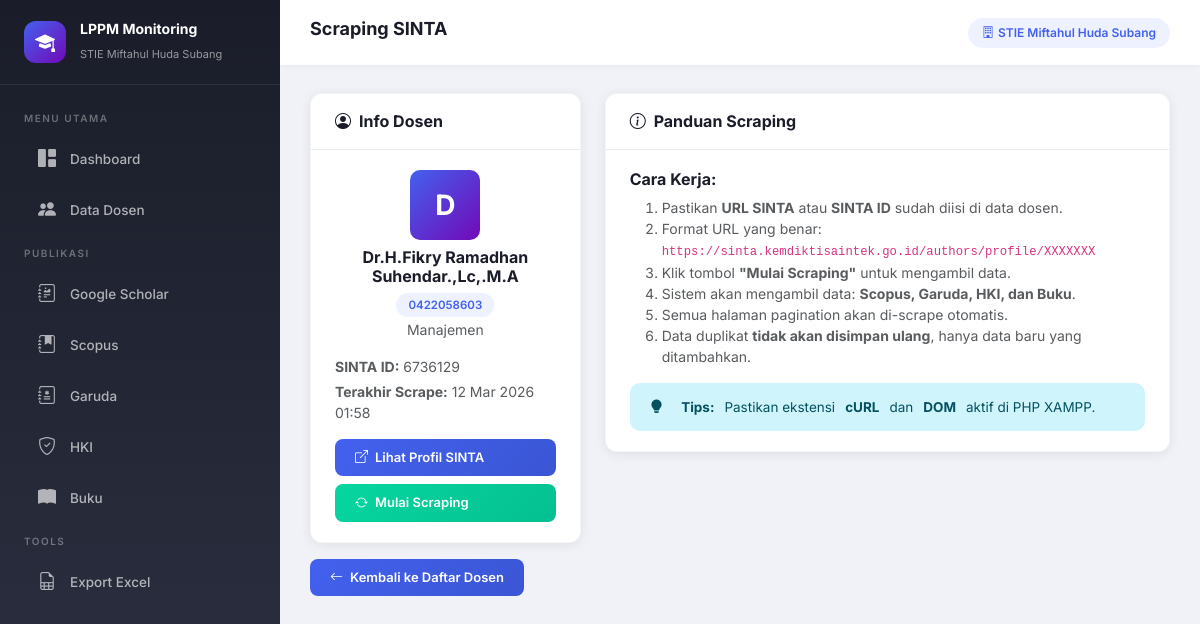
Page /scraping/scrape_sinta.php?id=3 on the committed database.
### tables this page shows
CREATE TABLE `dosen` (
  `id` int(11) NOT NULL,
  `nama` varchar(255) NOT NULL,
  `nidn` varchar(20) NOT NULL,
  `prodi` varchar(100) NOT NULL,
  `sinta_id` varchar(50) DEFAULT NULL,
  `sinta_url` varchar(500) DEFAULT NULL,
  `scholar_url` varchar(500) DEFAULT NULL,
  `sinta_score_overall` decimal(10,2) DEFAULT 0.00,
  `sinta_score_3year` decimal(10,2) DEFAULT 0.00,
  `h_index_scopus` int(11) DEFAULT 0,
  `h_index_gs` int(11) DEFAULT 0,
  `foto` varchar(500) DEFAULT NULL,
  `last_scraped` datetime DEFAULT NULL,
  `created_at` timestamp NOT NULL DEFAULT current_timestamp(),
  `updated_at` timestamp NOT NULL DEFAULT current_timestamp() ON UPDATE current_timestamp()
);

### config/koneksi.php (called while the page is built, shortened)
<?php
$base_url = '/Scraping/sinta-monitoring';

### scraping/scrape_sinta.php (the view, shortened to what this page needs)
<?php
require_once __DIR__ . '/../config/koneksi.php';
$id = isset($_GET['id']) ? (int)$_GET['id'] : 0;
$dosen = $conn->query("SELECT * FROM dosen WHERE id = $id")->fetch_assoc();
require_once __DIR__ . '/../layout/header.php';
?>
<div class="row g-4">
    <div class="col-lg-4">
        <div class="card-custom">
            <div class="card-header-custom">
                <h5><i class="bi bi-person-circle me-2"></i>Info Dosen</h5>
            </div>
            <div class="card-body-custom">
                <div class="text-center mb-3">
                    <div class="dosen-avatar mx-auto mb-2" style="width:70px;height:70px;font-size:28px;">
                        <?= strtoupper(substr($dosen['nama'], 0, 1)) ?>
                    </div>
                    <h6 class="fw-bold mb-1"><?= htmlspecialchars($dosen['nama']) ?></h6>
                    <span class="badge-custom badge-primary"><?= $dosen['nidn'] ?></span>
                    <p class="text-muted small mt-1"><?= htmlspecialchars($dosen['prodi']) ?></p>
                </div>
                <div class="mb-3">
                    <small class="text-muted d-block mb-1"><strong>SINTA ID:</strong> <?= $dosen['sinta_id'] ?: '-' ?></small>
                    <small class="text-muted d-block"><strong>Terakhir Scrape:</strong> <?= $dosen['last_scraped'] ? date('d M Y H:i', strtotime($dosen['last_scraped'])) : 'Belum pernah' ?></small>
                </div>
                <?php if (!empty($dosen['sinta_url'])): ?>
                <a href="<?= htmlspecialchars($dosen['sinta_url']) ?>" target="_blank" class="btn btn-primary-custom w-100 mb-2">
                    <i class="bi bi-box-arrow-up-right"></i> Lihat Profil SINTA
                </a>
                <?php endif; ?>
                <button type="button" id="btnStartScrape" class="btn btn-success-custom w-100"
                    <?= (empty($dosen['sinta_url']) && empty($dosen['sinta_id'])) ? 'disabled' : '' ?>
                    onclick="startScraping(<?= $id ?>)">
                    <i class="bi bi-arrow-repeat"></i> Mulai Scraping
                </button>
            </div>
        </div>
    </div>
    <div class="col-lg-8">
        <div class="card-custom">
            <div class="card-header-custom">
                <h5><i class="bi bi-info-circle me-2"></i>Panduan Scraping</h5>
            </div>
            <div class="card-body-custom">
                <div class="mb-3">
                    <h6 class="fw-bold">Cara Kerja:</h6>
                    <ol class="small text-muted">
                        <li>Pastikan <strong>URL SINTA</strong> atau <strong>SINTA ID</strong> sudah diisi di data dosen.</li>
                        <li>Format URL yang benar: <code>https://sinta.kemdiktisaintek.go.id/authors/profile/XXXXXXX</code></li>
                        <li>Klik tombol <strong>"Mulai Scraping"</strong> untuk mengambil data.</li>
                        <li>Sistem akan mengambil data: <strong>Scopus, Garuda, HKI, dan Buku</strong>.</li>
                        <li>Semua halaman pagination akan di-scrape otomatis.</li>
                        <li>Data duplikat <strong>tidak akan disimpan ulang</strong>, hanya data baru yang ditambahkan.</li>
                    </ol>
                </div>
                <div class="alert alert-info alert-custom small mb-0">
                    <i class="bi bi-lightbulb-fill me-2"></i>
                    <strong>Tips:</strong> Pastikan ekstensi <strong>cURL</strong> dan <strong>DOM</strong> aktif di PHP XAMPP.
                </div>
            </div>
        </div>
    </div>
</div>
<div class="mt-3">
    <a href="<?= $base_url ?>/dosen/dosen.php" class="btn btn-primary-custom">
        <i class="bi bi-arrow-left"></i> Kembali ke Daftar Dosen
    </a>
</div>
<?php require_once __DIR__ . '/../layout/footer.php'; ?>

### assets/css/style.css (style rules this page uses)
:root { --primary: #4361ee; --primary-dark: #3a56d4; --primary-light: #eef1ff; --secondary: #7209b7; --accent: #f72585; --success: #06d6a0; --warning: #ffd166; --danger: #ef476f; --info: #118ab2; --dark: #1a1d29; --dark-2: #2d3142; --gray: #6c757d; --gray-light: #e9ecef; --bg-body: #f0f2f8; --bg-card: #ffffff; --sidebar-width: 280px; --header-height: 65px; --border-radius: 12px; --shadow: 0 2px 12px rgba(0,0,0,0.08); --shadow-hover: 0 8px 25px rgba(0,0,0,0.12); --transition: all 0.3s cubic-bezier(0.25, 0.8, 0.25, 1); }
* { margin: 0; padding: 0; box-sizing: border-box; }
body { font-family: 'Inter', sans-serif; background: var(--bg-body); color: var(--dark); min-height: 100vh; overflow-x: hidden; }
.card-custom { background: var(--bg-card); border-radius: var(--border-radius); box-shadow: var(--shadow); border: 1px solid rgba(0,0,0,0.04); overflow: hidden; }
.card-custom .card-header-custom { padding: 18px 24px; border-bottom: 1px solid var(--gray-light); display: flex; align-items: center; justify-content: space-between; flex-wrap: wrap; gap: 10px; }
.card-custom .card-header-custom h5 { font-size: 16px; font-weight: 700; margin: 0; }
.card-custom .card-body-custom { padding: 20px 24px; }
.btn-primary-custom { background: linear-gradient(135deg, var(--primary), var(--primary-dark)); border: none; color: #fff; padding: 9px 20px; border-radius: 8px; font-size: 13px; font-weight: 600; transition: var(--transition); display: inline-flex; align-items: center; gap: 7px; }
.btn-success-custom { background: linear-gradient(135deg, var(--success), #05c090); border: none; color: #fff; padding: 9px 20px; border-radius: 8px; font-size: 13px; font-weight: 600; transition: var(--transition); display: inline-flex; align-items: center; gap: 7px; }
.badge-custom { padding: 5px 12px; border-radius: 20px; font-size: 11.5px; font-weight: 600; }
.badge-primary { background: var(--primary-light); color: var(--primary); }
.alert-custom { border-radius: 10px; padding: 14px 20px; font-size: 13.5px; border: none; display: flex; align-items: center; gap: 10px; }
.dosen-avatar { width: 40px; height: 40px; border-radius: 10px; background: linear-gradient(135deg, var(--primary), var(--secondary)); color: #fff; display: flex; align-items: center; justify-content: center; font-weight: 700; font-size: 16px; flex-shrink: 0; }

### rows in the picture
dosen: nama "D", nama "Dr.H.Fikry Ramadhan Suhendar.,Lc,.M.A", nidn "0422058603", prodi "Manajemen", sinta "6736129", last_scraped "12 Mar 2026 01:58"

### other values in the picture
$institusi "STIE Miftahul Huda Subang"
$page_title "Scraping SINTA"
